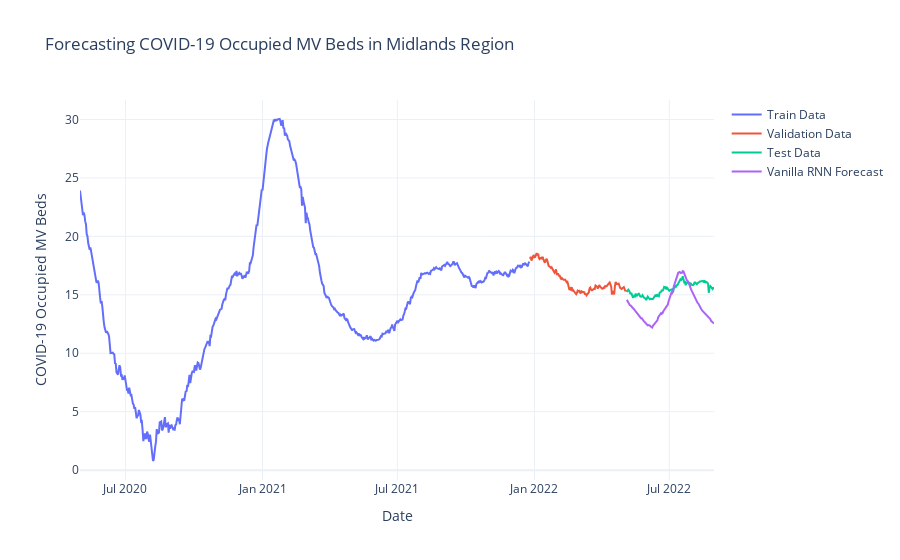

Write notebook code for a chart like this one.
### Code cell
# plot the forecast of the training data and test data
fig = go.Figure()
fig.add_trace(
    go.Scatter(
        x=train.index, y=train["covidOccupiedMVBeds"], mode="lines", name="Train Data"
    )
)
fig.add_trace(
    go.Scatter(
        x=val.index, y=val["covidOccupiedMVBeds"], mode="lines", name="Validation Data"
    )
)
fig.add_trace(
    go.Scatter(
        x=test.index, y=test["covidOccupiedMVBeds"], mode="lines", name="Test Data"
    )
)
fig.add_trace(
    go.Scatter(
        x=pred_df.index,
        y=pred_df[f"Vanilla {algorithm_name}"],
        mode="lines",
        name=f"Vanilla {algorithm_name} Forecast",
    )
)
fig.update_layout(
    title="Forecasting COVID-19 Occupied MV Beds in Midlands Region",
    xaxis_title="Date",
    yaxis_title="COVID-19 Occupied MV Beds",
    template="plotly_white",
)
fig.show()
